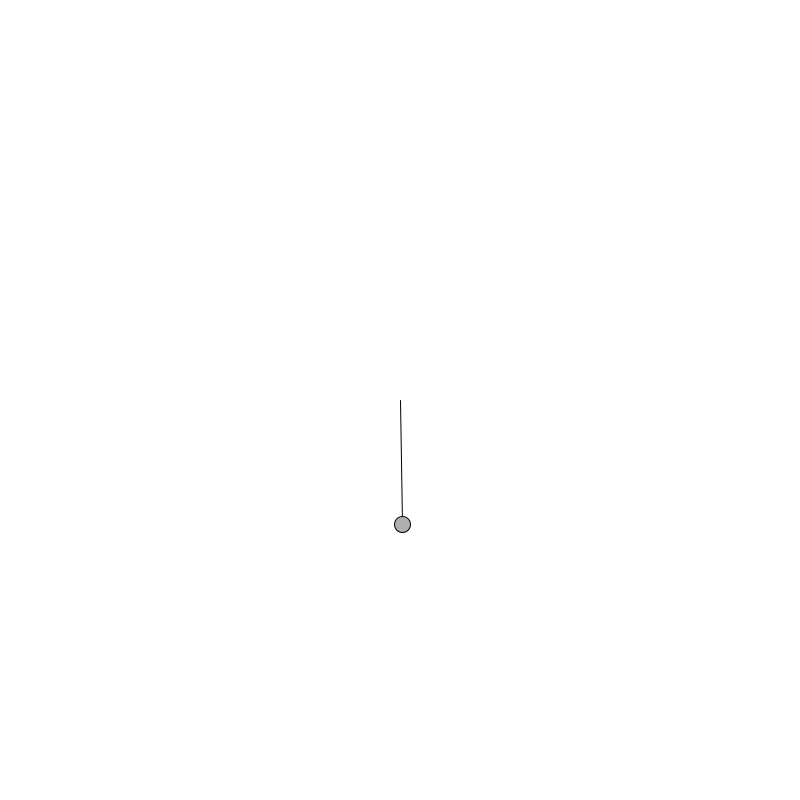
Frame 1 (no input)
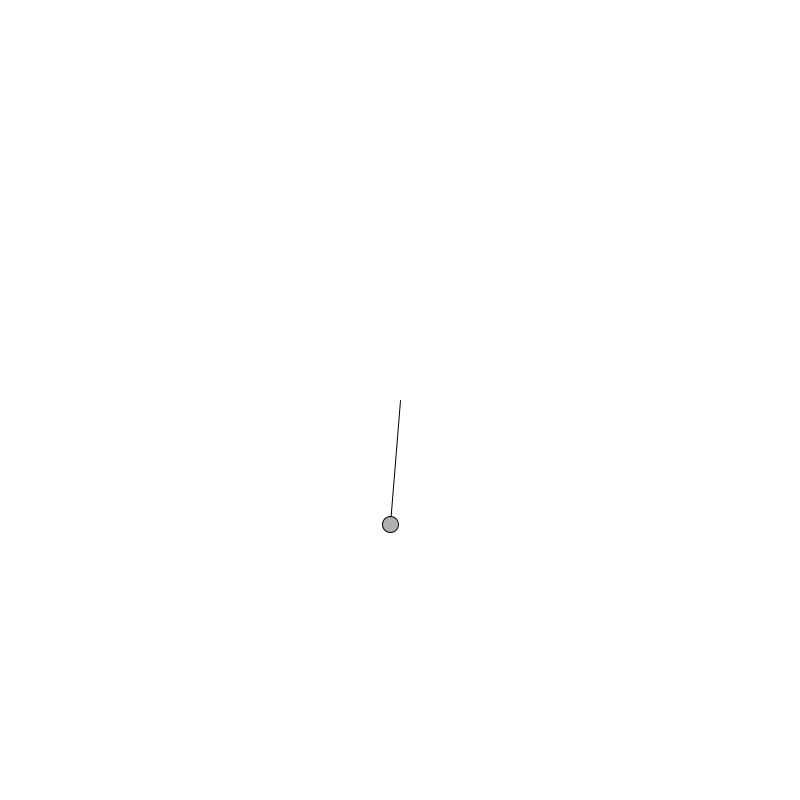
Frame 60 (the mouse pressed at the canvas centre just before this capture)
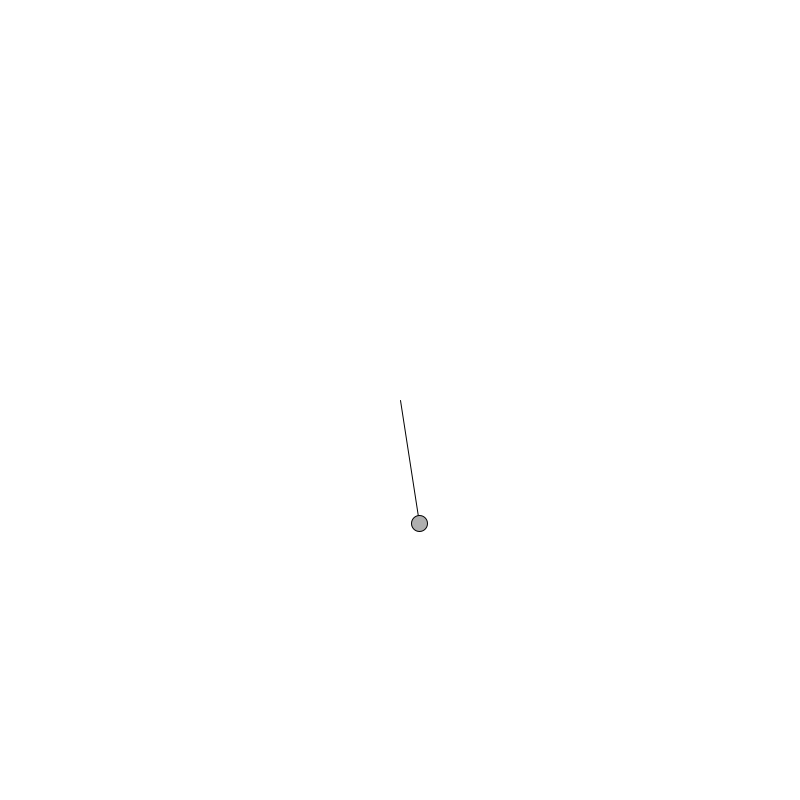
Frame 120 (the mouse held since frame 60 and released just before this capture)

The Processing sketch that drew these frames (run headless with seeded random() and noise(); from frame 60 on, the mouse is pressed at the canvas centre):

// Processing sketch: Pendulum
// ── Pendulum.pde
//make a pendulum class 
//implement gravity
//origin follows mouse

Pend thisPendulum;

void setup(){
  size(800,800);
  thisPendulum = new Pend(125.0, new PVector(width/2, height/2));
}

void draw(){
background(255);
thisPendulum.drawP();

}
// ── Pend.pde
class Pend{
  PVector location;
  PVector origin;
  float armlength;
float angle;
float angularV;
float angularA;

//constructor
Pend( float inarmlength, PVector originin){
  armlength = inarmlength;
  origin = originin.get();
  location = new PVector();
  angularV = 0.02;
  angularA = 0.02;
  
}

void drawP(){
  update();
  drawPend();
}
  
void drawPend (){
 print ("drawing");
 //PVector origin = new PVector(mouseX, mouseY);
 location.set(armlength*sin(angle), armlength*cos(angle));
 location.add(origin);
 
 stroke(0);
 fill(175);
 line(origin.x, origin.y, location.x, location.y);
 ellipse(location.x, location.y, 16,16);
}

void update(){
 print ("updating");
 float gravity =0.4;
 angularA = (-1 * gravity/armlength) * sin(angle);
 angularV += angularA;
 angle += angularV;
}
}
